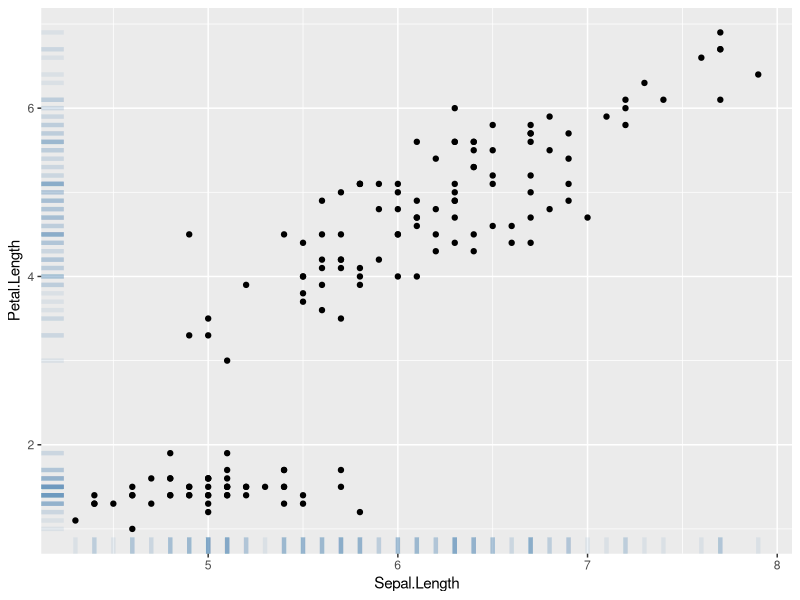

Write the R code that produced this figure. (Note: this script raises an error after producing the figure.)
## ---- chunk 1
knitr::opts_chunk$set( warning=FALSE, message=FALSE)
## ---- chunk 2
# library
library(ggplot2)

# Iris dataset
head(iris)

# plot
ggplot(data=iris, aes(x=Sepal.Length, Petal.Length)) +
  geom_point() +
  geom_rug(col="steelblue",alpha=0.1, size=1.5)
## ---- chunk 3
htmltools::includeHTML("htmlChunkRelatedCorrelation.html")
